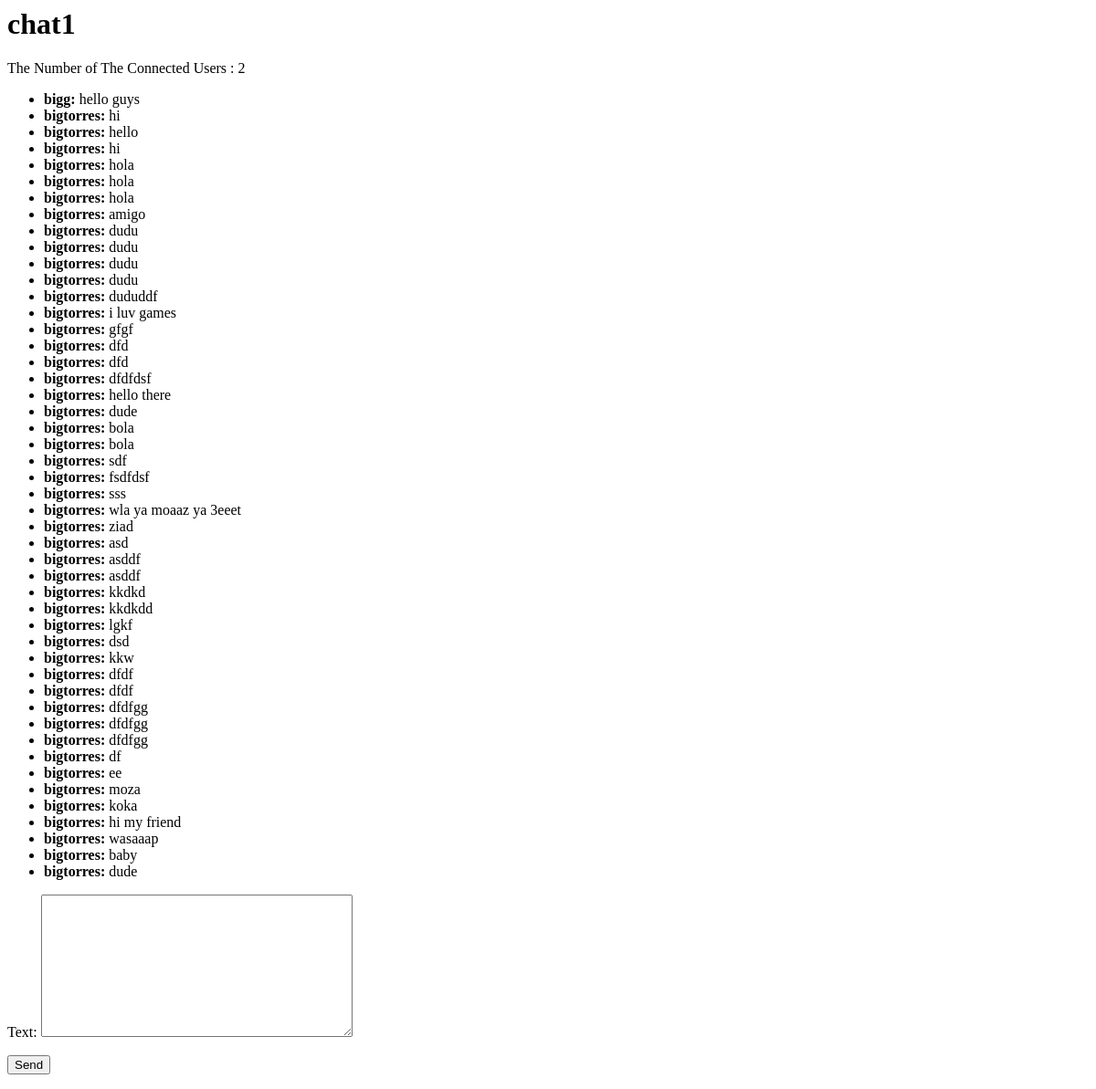
Page /chat/1/ on the earlier database version.
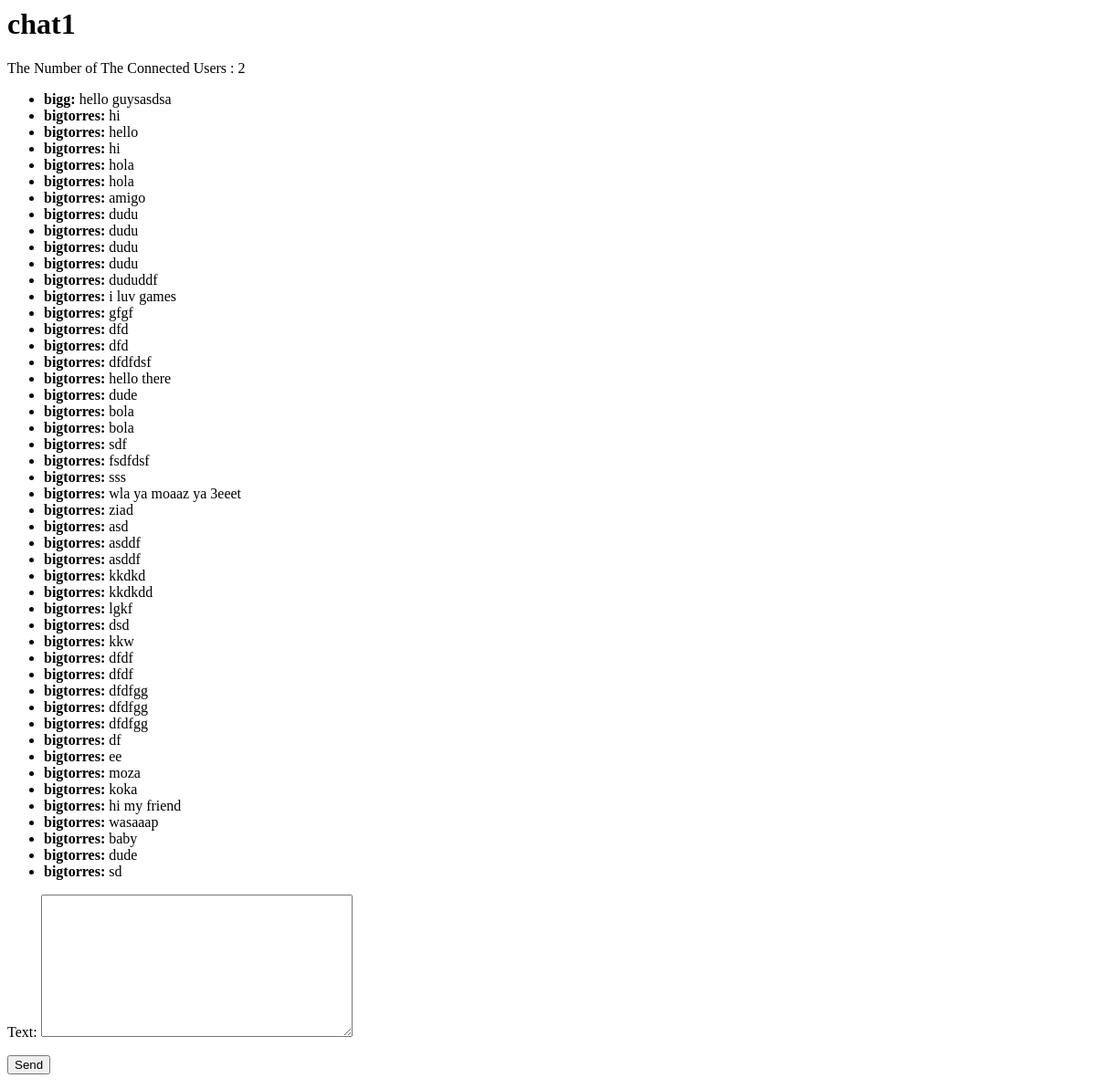
Same page on the later database version.
### chat/models.py (models this page shows, shortened)
class Message(models.Model):
    text = models.TextField()
    sender = models.ForeignKey(settings.AUTH_USER_MODEL, on_delete=models.CASCADE)
    chat_room = models.ForeignKey(
        ChatRoom, on_delete=models.CASCADE, related_name="chat_room"
    )
    timestamp = models.DateTimeField(auto_now_add=True)

### accounts/models.py (models this page shows)
class CustomUser(AbstractBaseUser, PermissionsMixin):
    username = models.CharField(unique=True, max_length=30)
    email = models.EmailField(unique=True)
    first_name = models.CharField(max_length=30)
    last_name = models.CharField(max_length=30)
    profile_image = models.ImageField(
        upload_to="static/images", blank=True, null=True, default=None
    )
    is_active = models.BooleanField(default=True)
    is_staff = models.BooleanField(default=False)
    date_joined = models.DateTimeField(auto_now_add=True, null=True, blank=True)
    age = models.PositiveIntegerField(null=True, blank=True)
    objects = CustomUserManager()
    USERNAME_FIELD = "username"
    REQUIRED_FIELDS = ["email", "first_name", "last_name"]
    def __str__(self):
        return self.username

### chat/views.py (the view, shortened to what this page needs)
# urls.py: path("chat/<int:chat_id>/", ChatRoomDetail, name="chat_room-detail"),
def ChatRoomDetail(request, chat_id):
    chat = get_object_or_404(ChatRoom, pk=chat_id)
    messages = get_list_or_404(Message, chat_room=chat)
    form = MessageForm()
    if request.method == "POST":
        return SendMessageView(request, chat, form)
    return render(
        request,
        "chat_room_detail.html",
        context={"chat": chat, "messages": messages, "form": form},
    )

### chat/forms.py
class MessageForm(forms.ModelForm):
    class Meta:
        model = Message
        fields = ["text"]

### templates/chat_room_detail.html (shortened to what this page needs)
{% block content %}
<div>
    <h1>{{chat.name}}</h1>
    <p>The Number of The Connected Users : {{chat.participants.count}}</p>
    <ul id="chat-log">
        {% for message in messages %}
            <li><strong>{{message.sender}}:</strong> {{message.text}}</li>
        {% endfor %}
    </ul>
    {% include "send_message.html" %}
</div>
{% endblock content %}

Differences in the rows shown:
removed Message: sender "bigtorres", text "hola"
changed Message "bigg": text "hello guys" → "hello guysasdsa"
added Message: sender "bigtorres", text "sd"
